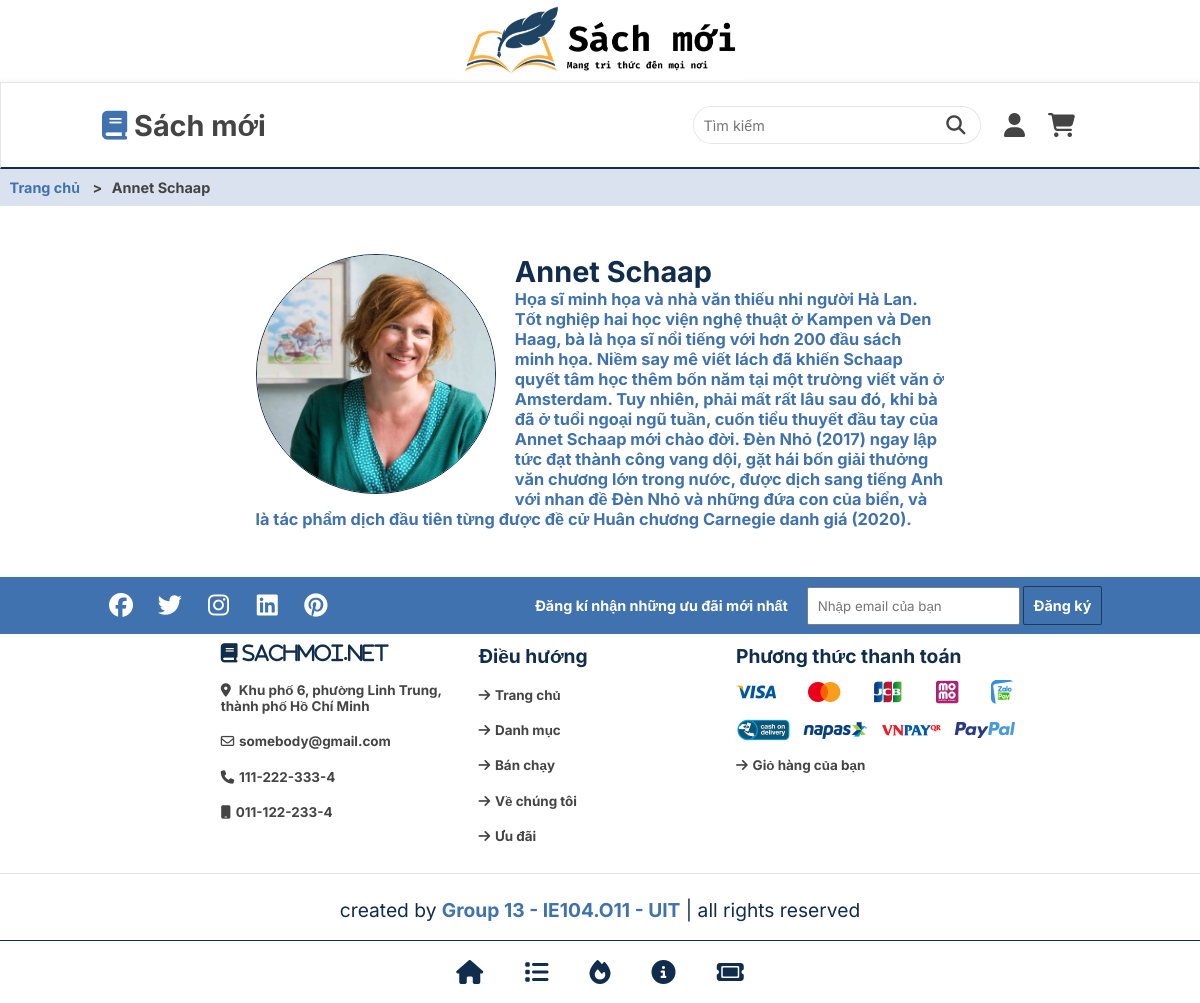
The app's page /author.php?id=1 with its own data.
### tables this page shows
CREATE TABLE `author` (
  `id` int NOT NULL,
  `name` varchar(255) NOT NULL,
  `description` text,
  `Image` varchar(255) DEFAULT NULL
);

### includes/db.php (called while the page is built, shortened)
<?php
function connect_db() {
    $servername = "localhost";
    $username = "root";
    $password = "";
    $dbname = "sachmoi_db";
    $conn = new mysqli($servername, $username, $password, $dbname);
    return $conn;
}
function get_author_by_id($authorId) {
    $conn = connect_db();
    $authorId = mysqli_real_escape_string($conn, $authorId);
    $sql = "SELECT * FROM author WHERE id = '$authorId'";
    $result = mysqli_query($conn, $sql);
    if ($result) {
        $author = mysqli_fetch_assoc($result);
        return $author;
    } else {
        echo "Query Error: " . mysqli_error($conn);
        close_db($conn);
        return null;
    }
}
?>

### author.php (the view, shortened to what this page needs)
<?php
include 'includes/db.php';
?>
<!DOCTYPE html>
<html lang="en">
  <head>
    <link rel="stylesheet" href="style/author_info.css" />
    <link
      rel="stylesheet"
      href="https://cdn.jsdelivr.net/npm/swiper@11/swiper-bundle.min.css"
    />
    <link
      rel="stylesheet"
      href="https://cdnjs.cloudflare.com/ajax/libs/font-awesome/6.4.2/css/all.min.css"
    />
  </head>
  <body></body>
<?php include 'includes/header.php'; ?>
<?php
if (isset($_GET['id'])) {
    $author_id = $_GET['id'];
    $author = get_author_by_id($author_id);
    if ($author) {
        echo "
        <ul class='breadcrumb'>
          <li><a href='index.php'>Trang chủ</a></li>
          <li>{$author['name']}</li>
        </ul>
      <section class='authors'>
        <div class='site-wrapper'>
          <img src='images/authors/{$author['Image']}' />
        <div class='text'>
          <h2>{$author['name']}</h2>
          <p>{$author['description']}</p>
        </div>
        </div>
      </section>
        ";
    } else {
        echo "<p>Book not found.</p>";
    }
} else {
    echo "<p>Invalid request. Please provide a book ID.</p>";
}
include 'includes/footer.php';
?>
  </body>
</html>

### style/author_info.css (style rules this page uses)
:root { --blue: #3F72AF; --darkblue: #112D4E; --lightblue: #DBE2EF; --black: #444; --light-color: #F9F7F7; --border: 0.1rem solid rgba(0, 0, 0, 0.1); --border-hover: 0.1rem solid var(--black); --box-shadow: 0 0.5rem 1rem rgba(0, 0, 0, 0.25); }
* { font-family: 'Inter', sans-serif; margin: 0; padding: 0; box-sizing: border-box; outline: none; border: none; text-decoration: none; transition: all 0.1s linear; transition: width none; }
html { font-size: 60%; overflow-x: hidden; scroll-padding-top: 7rem; scroll-behavior: smooth; }
section { padding: 5rem 9%; }
.site-wrapper { margin: 0 3rem; overflow-x: hidden; }
ul.breadcrumb { width: 100%; padding: 1rem; list-style: none; background: var(--lightblue); }
ul.breadcrumb li { display: inline; font-size: 1.5rem; font-weight: bold; color: var(--black); }
ul.breadcrumb li+li:before { padding: 1rem; content: ">"; }
ul.breadcrumb li a { color: var(--blue); }
.authors { display: flex; justify-content: center; align-items: center; background: #fff; }
.authors .site-wrapper { width: 70%; }
.authors img { width: 25rem; height: 25rem; float: left; border: 0.15rem solid var(--darkblue); border-radius: 0.25rem; margin-right: 2rem; border-radius: 50%; }
.authors .text { color: var(--darkblue); font-weight: bold; }
.authors .text h2 { font-size: 3rem; }
.authors .text p { color: var(--blue); font-size: 1.7rem; }
@media (max-width: 1384px) { html { scroll-padding-top: 0; } }
@media (max-width: 1384px) { body { padding-bottom: 6rem; } }

### records on screen
author: name "Annet Schaap", Image (picture), description "Họa sĩ minh họa và nhà văn thiếu nhi người Hà Lan. Tốt nghiệp hai học viện nghệ thuật ở Kampen và Den Haag, bà là họa sĩ nổi tiếng với hơn 200 đầu sách minh họa. Niềm say mê viết lách đã khiến Schaap quyết tâm học thêm bốn năm tại một trường viết văn ở Amsterdam. Tuy nhiên, phải mất rất lâu sau đó, khi bà đã ở tuổi ngoại ngũ tuần, cuốn tiểu thuyết đầu tay của Annet Schaap mới chào đời. Đèn Nhỏ (2017) ngay lập tức đạt thành công vang dội, gặt hái bốn giải thưởng văn chương lớn trong nước, được dịch sang tiếng Anh với nhan đề Đèn Nhỏ và những đứa con của biển, và là tác phẩm dịch đầu tiên từng được đề cử Huân chương Carnegie danh giá (2020)."
